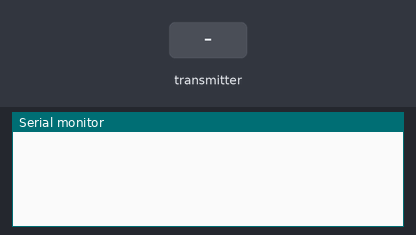
Recording of a sketch running on a simulated ESP32. Parts: the last lines printed to the serial monitor. The inputs (shaded band) are chosen by the test bench.

Above: at 1.2 s.
1.3 s: the transmitter starts sending a = 0
At 1.66 s:
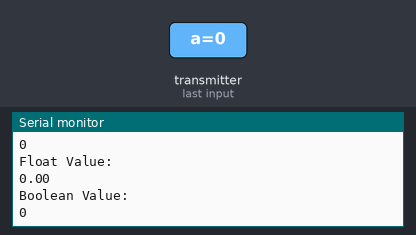
2.8 s: the transmitter starts sending b = 1024
4.3 s: the transmitter starts sending c = 25
5.8 s: the transmitter starts sending d = 1
At 6.16 s:
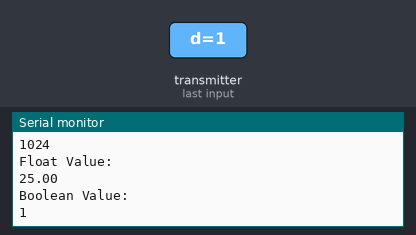
7.3 s: the transmitter starts sending b = 2048
8.8 s: the transmitter starts sending c = 50
Timing chart, 0 to 11.3 s (numbered marks = the images above; inputs shaded):
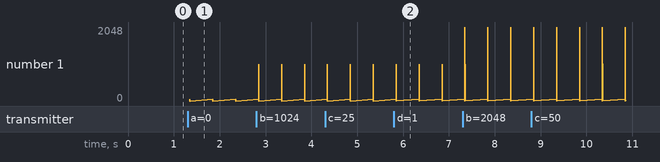

Measured:
- after the input at 1.3 s, the serial monitor: prints a new line after 0.05 s (image 1)
- after the input at 5.8 s, the serial monitor: prints a new line after 0.05 s (image 2)
- plotted number 1: 0 → 1 after the input at 5.8 s

The sketch:

Esp32TestReciever.ino
```cpp
#include <esp_now.h>
#include <WiFi.h>

#define u8 uint8_t

int intSentData = 0;
float floatSentData = 0.0f;
bool boolSentData = true;

typedef struct message
{
  char a[32];
  int b;
  float c;
  bool d;
}message;

message Data;

void OnDataRecv(const esp_now_recv_info *info, const u8 *incomingData, int len)
{
  memcpy(&Data, incomingData, sizeof(Data));
  Serial.println("Data recieved: ");
  Serial.println(len);
  Serial.println("Character Value: ");
  Serial.println(Data.a);
  Serial.println("Interger Value: ");
  Serial.println(Data.b);
  Serial.println("Float Value: ");
  Serial.println(Data.c);
  Serial.println("Boolean Value: ");
  Serial.println(Data.d);

}

void setup()
{
  Serial.begin(115200);

  WiFi.mode(WIFI_STA);

  if(esp_now_init() != ESP_OK)
  {
    Serial.println("Error Inializing");
    return;
  }

  //registers the function for whenever the data is being recieved
  esp_now_register_recv_cb(OnDataRecv);

}

void loop() {
  // put your main code here, to run repeatedly:

}
```
